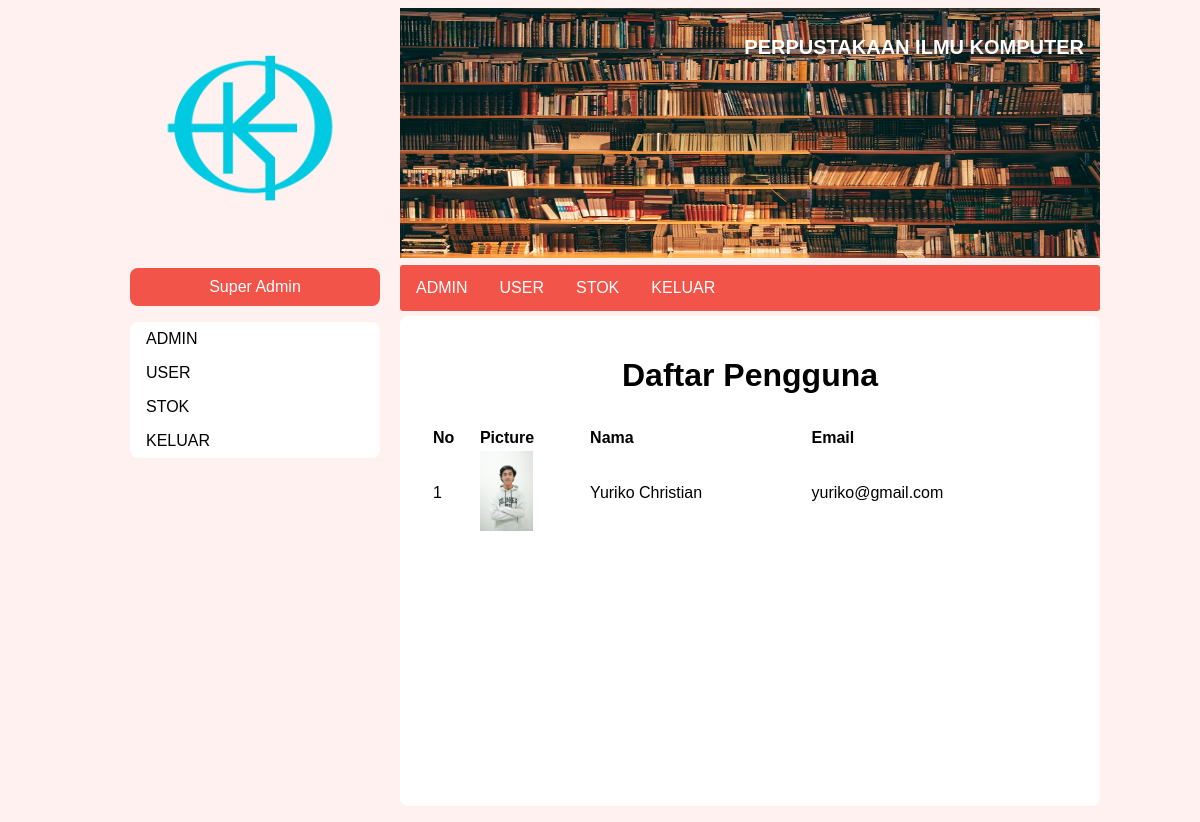
The page /user.php (signed in) on the database its author committed.
### tables this page shows
CREATE TABLE `user` (
  `id_user` int(11) NOT NULL,
  `user_name` varchar(100) NOT NULL,
  `email` varchar(255) NOT NULL,
  `password` varchar(256) NOT NULL,
  `role` enum('suadmin','user','admin','nonaktif') NOT NULL,
  `picture` varchar(255) NOT NULL
);

### db-con.php (called while the page is built, shortened)
<?php
class database{
	var $host = "localhost:3306";
	var $username = "root";
	var $password = "";
	var $database = "perpustakaan";
	function __construct(){
		$this->koneksi = mysqli_connect($this->host, $this->username, $this->password,$this->database);
	}
}
?>

### user.php (the view, shortened to what this page needs)
<!DOCTYPE html>
<html lang="en">
<head>
    <?php include "style.php"; ?>
    <link rel="stylesheet" href="css/kontak.css">
</head>
<?php
$query = "SELECT * FROM user WHERE role='user';"
?>
<body>
    <div id="main-content">
        <?php include 'header-sidebar.php';?>
        <div id="isi">
                <h1 style="text-align: center;">Daftar Pengguna</h1>
                <table style="text-align: left;padding:10px;width:100%;">
                    <tr>
                        <th>No</th>
                        <th>Picture</th>
                        <th>Nama</th>
                        <th>Email</th>
                    </tr>
                    <?php
                    $count = 1;
                    include_once("db-con.php");
                    $database = new database();
                    $result = mysqli_query($database->koneksi,$query);
                    while($pj = mysqli_fetch_assoc($result)){
                        echo "<tr>
                                <td>$count</td>
                                <td><img style=\"height:80px;\" src=\"gambar/".$pj['picture']."\"></td>
                                <td>".$pj['user_name']."</td>
                                <td>".$pj['email']."</td>
                            </tr>";
                            $count++;
                    }
                    ?>
                </table>
        </div>
    </div>
</body>
</html>

### css/admin.css (style rules this page uses)
body { background-color: #fff1f0; }

### css/kontak.css (style rules this page uses)
* { font-family: sans-serif; }
#main-content { margin: 0 auto; width: 1000px; height: auto; }
#isi { margin-top: 8px; margin-bottom: 8px; padding: 20px; width: 660px; height: 450px; float: right; background: white; border-radius: 8px; }

### rows shown on the page
user: picture (picture), user_name "Yuriko Christian", email "yuriko@gmail.com"
